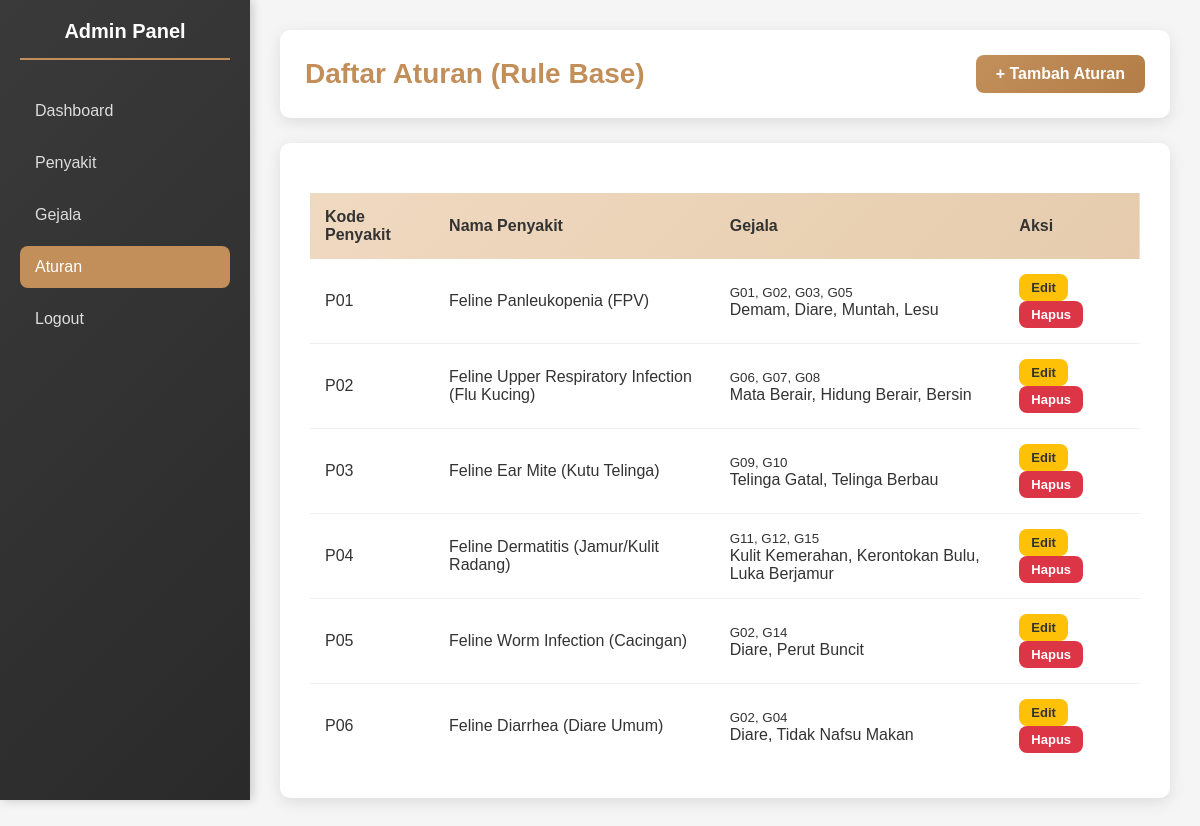
Page /admin/rules.php on the earlier database version.
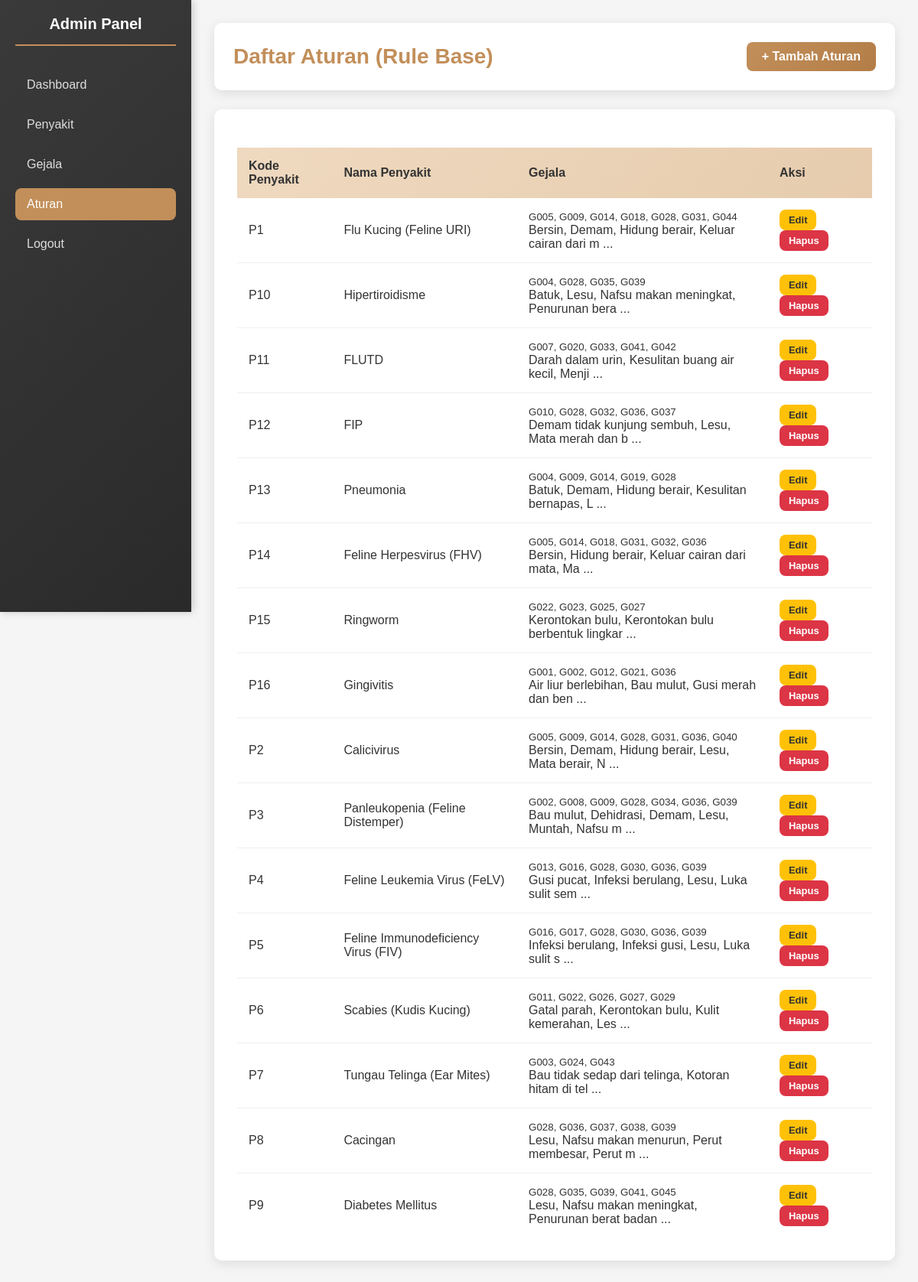
Same page on the later database version.
### tables this page shows
CREATE TABLE rule_base (
    id INT AUTO_INCREMENT PRIMARY KEY,
    disease_id INT,
    FOREIGN KEY (disease_id) REFERENCES disease(id)
);

CREATE TABLE disease (
    id INT AUTO_INCREMENT PRIMARY KEY,
    code VARCHAR(10),
    name VARCHAR(200),
    description TEXT
);

### admin/rules.php (the view, shortened to what this page needs)
<?php
require_once "../inc/config.php";
$stmt = $pdo->prepare("
    SELECT rb.id, d.code as disease_code, d.name as disease_name,
           GROUP_CONCAT(s.code ORDER BY s.code SEPARATOR ', ') as symptom_codes,
           GROUP_CONCAT(s.name ORDER BY s.code SEPARATOR ', ') as symptom_names
    FROM rule_base rb
    JOIN disease d ON rb.disease_id = d.id
    LEFT JOIN rule_condition rc ON rb.id = rc.rule_id
    LEFT JOIN symptom s ON rc.symptom_id = s.id
    GROUP BY rb.id, d.id
    ORDER BY d.code
");
$stmt->execute();
$rules = $stmt->fetchAll(PDO::FETCH_ASSOC);
?>
<!DOCTYPE html>
<html>
<head>
    <link rel="stylesheet" href="../assets/admin/style.css">
</head>
<body>
<div class="sidebar">
    <h2>Admin Panel</h2>
    <nav>
        <a href="dashboard.php">Dashboard</a>
        <a href="diseases.php">Penyakit</a>
        <a href="symtomps.php">Gejala</a>
        <a href="rules.php" class="active">Aturan</a>
        <a href="logout.php">Logout</a>
    </nav>
</div>
<div class="main-content">
    <div class="header">
        <h1>Daftar Aturan (Rule Base)</h1>
        <a href="rule_add.php" class="btn btn-primary">+ Tambah Aturan</a>
    </div>
    <div class="container">
        <?php if (empty($rules)): ?>
            <p>Belum ada data aturan.</p>
        <?php else: ?>
            <table>
                <thead>
                    <tr>
                        <th>Kode Penyakit</th>
                        <th>Nama Penyakit</th>
                        <th>Gejala</th>
                        <th>Aksi</th>
                    </tr>
                </thead>
                <tbody>
                    <?php foreach ($rules as $rule): ?>
                        <tr>
                            <td><?php echo htmlspecialchars($rule['disease_code']); ?></td>
                            <td><?php echo htmlspecialchars($rule['disease_name']); ?></td>
                            <td>
                                <small><?php echo htmlspecialchars($rule['symptom_codes']); ?></small><br>
                                <?php echo htmlspecialchars(substr($rule['symptom_names'], 0, 50)); ?>
                                <?php if (strlen($rule['symptom_names']) > 50): ?>...<?php endif; ?>
                            </td>
                            <td>
                                <a href="rule_edit.php?id=<?php echo $rule['id']; ?>" class="btn btn-sm btn-warning">Edit</a>
                                <a href="rule_delete.php?id=<?php echo $rule['id']; ?>" class="btn btn-sm btn-danger" onclick="return confirm('Yakin ingin menghapus?')">Hapus</a>
                            </td>
                        </tr>
                    <?php endforeach; ?>
                </tbody>
            </table>
        <?php endif; ?>
    </div>
</div>
</body>
</html>

Differences in the rows shown:
changed through a linked row, rule_base: disease.code "P01" → "P1"; disease.name "Feline Panleukopenia (FPV)" → "Flu Kucing (Feline URI)"; symptom_codes "G01, G02, G03, G05" → "G005, G009, G014, G018, G028, G031, G044"; symptom_names "Demam, Diare, Muntah, Lesu" → "Bersin, Demam, Hidung berair, Keluar cairan dari m"; now shows "..."
added rule_base: disease.code "P10", disease.name "Hipertiroidisme", symptom_codes "G004, G028, G035, G039", symptom_names "Batuk, Lesu, Nafsu makan meningkat, Penurunan bera"
added rule_base: disease.code "P11", disease.name "FLUTD", symptom_codes "G007, G020, G033, G041, G042", symptom_names "Darah dalam urin, Kesulitan buang air kecil, Menji"
added rule_base: disease.code "P12", disease.name "FIP", symptom_codes "G010, G028, G032, G036, G037", symptom_names "Demam tidak kunjung sembuh, Lesu, Mata merah dan b"
added rule_base: disease.code "P13", disease.name "Pneumonia", symptom_codes "G004, G009, G014, G019, G028", symptom_names "Batuk, Demam, Hidung berair, Kesulitan bernapas, L"
added rule_base: disease.code "P14", disease.name "Feline Herpesvirus (FHV)", symptom_codes "G005, G014, G018, G031, G032, G036", symptom_names "Bersin, Hidung berair, Keluar cairan dari mata, Ma"
added rule_base: disease.code "P15", disease.name "Ringworm", symptom_codes "G022, G023, G025, G027", symptom_names "Kerontokan bulu, Kerontokan bulu berbentuk lingkar"
added rule_base: disease.code "P16", disease.name "Gingivitis", symptom_codes "G001, G002, G012, G021, G036", symptom_names "Air liur berlebihan, Bau mulut, Gusi merah dan ben"
changed through a linked row, rule_base: disease.code "P02" → "P2"; disease.name "Feline Upper Respiratory Infection (Flu Kucing)" → "Calicivirus"; symptom_codes "G06, G07, G08" → "G005, G009, G014, G028, G031, G036, G040"; symptom_names "Mata Berair, Hidung Berair, Bersin" → "Bersin, Demam, Hidung berair, Lesu, Mata berair, N"; now shows "..."
changed through a linked row, rule_base: disease.code "P03" → "P3"; disease.name "Feline Ear Mite (Kutu Telinga)" → "Panleukopenia (Feline Distemper)"; symptom_codes "G09, G10" → "G002, G008, G009, G028, G034, G036, G039"; symptom_names "Telinga Gatal, Telinga Berbau" → "Bau mulut, Dehidrasi, Demam, Lesu, Muntah, Nafsu m"; now shows "..."
changed through a linked row, rule_base: disease.code "P04" → "P4"; disease.name "Feline Dermatitis (Jamur/Kulit Radang)" → "Feline Leukemia Virus (FeLV)"; symptom_codes "G11, G12, G15" → "G013, G016, G028, G030, G036, G039"; symptom_names "Kulit Kemerahan, Kerontokan Bulu, Luka Berjamur" → "Gusi pucat, Infeksi berulang, Lesu, Luka sulit sem"; now shows "..."
changed through a linked row, rule_base: disease.code "P05" → "P5"; disease.name "Feline Worm Infection (Cacingan)" → "Feline Immunodeficiency Virus (FIV)"; symptom_codes "G02, G14" → "G016, G017, G028, G030, G036, G039"; symptom_names "Diare, Perut Buncit" → "Infeksi berulang, Infeksi gusi, Lesu, Luka sulit s"; now shows "..."
changed through a linked row, rule_base: disease.code "P06" → "P6"; disease.name "Feline Diarrhea (Diare Umum)" → "Scabies (Kudis Kucing)"; symptom_codes "G02, G04" → "G011, G022, G026, G027, G029"; symptom_names "Diare, Tidak Nafsu Makan" → "Gatal parah, Kerontokan bulu, Kulit kemerahan, Les"; now shows "..."
added rule_base: disease.code "P7", disease.name "Tungau Telinga (Ear Mites)", symptom_codes "G003, G024, G043", symptom_names "Bau tidak sedap dari telinga, Kotoran hitam di tel"
added rule_base: disease.code "P8", disease.name "Cacingan", symptom_codes "G028, G036, G037, G038, G039", symptom_names "Lesu, Nafsu makan menurun, Perut membesar, Perut m"
added rule_base: disease.code "P9", disease.name "Diabetes Mellitus", symptom_codes "G028, G035, G039, G041, G045", symptom_names "Lesu, Nafsu makan meningkat, Penurunan berat badan"
